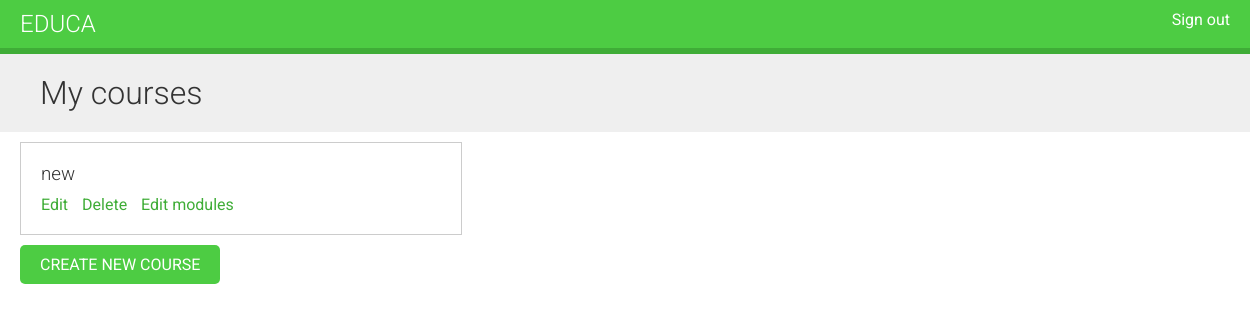
Page /courses/ (signed in) on the earlier database version.
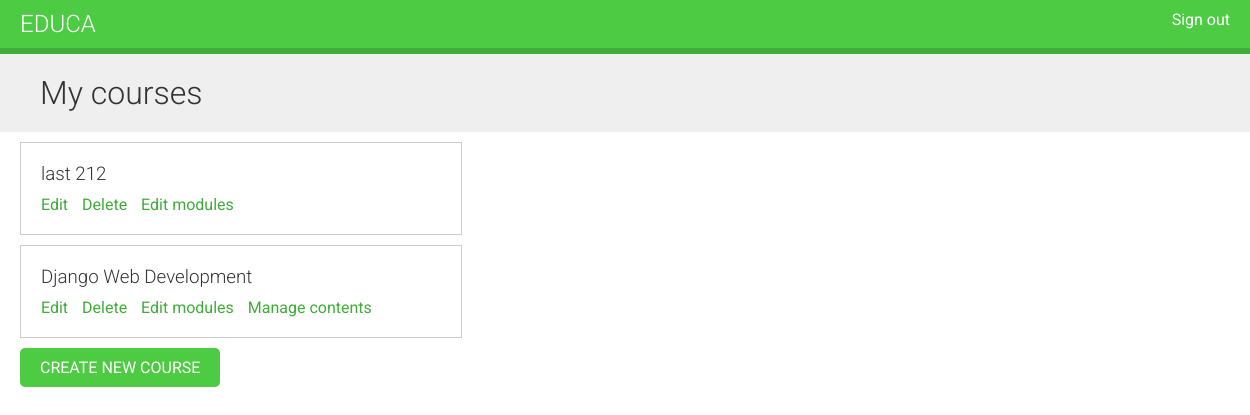
Same page on the later database version.
### courses/models.py (models this page shows, shortened)
class Course(models.Model):
    instructor = models.ForeignKey(settings.AUTH_USER_MODEL,on_delete=models.CASCADE,related_name="created_courses")
    subject = models.ForeignKey(Subject,on_delete=models.CASCADE,related_name='courses')
    title = models.CharField(max_length=200)
    slug = models.SlugField()
    overview = models.TextField(blank=True,null=True)
    created = models.DateTimeField(auto_now_add=True)
    updated = models.DateTimeField(auto_now=True)
    class Meta:
        ordering = ['-created']

### courses/views.py (the view)
# urls.py: path("courses/",views.CourseManageListView.as_view(),name="course-manage-list"),
class CourseManageListView(CourseOwnerMixin,ListView):
    template_name = "courses/manage/course/list.html"
    permission_required = "courses.view_course"

### courses/views.py (called while the page is built)
    def get_queryset(self):
        qs = super().get_queryset()
        return qs.filter(instructor=self.request.user)

### courses/templates/courses/manage/course/list.html (shortened to what this page needs)
{% extends "base.html" %}
{% block content %}
  <h1>My courses</h1>
  <div class="module">
    {% for course in object_list %}
      <div class="course-info">
        <h3>{{ course.title }}</h3>
        <p>
          <a href="{% url "courses:course-edit" course.id %}">Edit</a>
          <a href="{% url "courses:course-delete" course.id %}">Delete</a>
          <a href="{% url "courses:course-module-update" course.id %}">Edit modules</a>
          {% if course.modules.count > 0 %}
            <a href="{% url "courses:module-content-list" course.modules.first.id %}">
            Manage contents</a>
          {% endif %}
        </p>
      </div>
    {% empty %}
      <p>You haven't created any courses yet.</p>
    {% endfor %}
    <p>
      <a href="{% url "courses:course-create" %}" class="button">Create new course</a>
    </p>
  </div>
{% endblock %}

### courses/templates/base.html (shortened to what this page needs)
{% load static %}
<!DOCTYPE html>
<html>
<head>
  <link href="{% static "css/base.css" %}" rel="stylesheet">
</head>
<body>
  <div id="header">
    <a href="/" class="logo">Educa</a>
    <ul class="menu">
      {% if request.user.is_authenticated %}
        <li><a href="{% url "accounts:logout" %}">Sign out</a></li>
      {% else %}
        <li><a href="{% url "accounts:login" %}">Sign in</a></li>
      {% endif %}
    </ul>
  </div>
  <div id="content">
    {% block content %}
    {% endblock %}
  </div>
</body>
</html>

### courses/static/css/base.css (style rules this page uses)
body { margin:0; font-family:'Roboto', sans-serif; font-weight:400; color:#333; }
a { color:#3fad37; text-decoration:none; }
ul { float:left; }
h1, h2, h3, h4, h5, h6 { font-family:'Roboto', sans-serif; font-weight:300; }
h1 { background:#efefef; width:100%; overflow:auto; padding:20px 0 20px 40px; margin:0; }
.module { padding:10px 20px; float:left; width:600px; }
.module h3 { margin:20px 0 0; padding:0; width:100%; }
.module p { margin:10px 0 20px; width:100%; float:left; }
#header { background:#4dcc43; overflow:auto; padding:10px 20px; border-bottom:6px solid #3fad37; }
#header .logo { text-decoration:none; font-family:'Roboto', sans-serif; font-weight:300; text-transform:uppercase; font-size:24px; color:#fff; float:left; }
#header a { color:#fff; }
#header .menu { list-style:none; float:right; margin:0; padding:0; }
input[type=submit], a.button { border-radius:5px; background:#4dcc43; color:#fff; font-size:16px; text-transform:uppercase; border:none; padding:10px 20px; margin:20px 0; }
.course-info { border:1px solid #ccc; padding:0 20px; margin-bottom:10px; width:400px; overflow:auto; }
.course-info a { margin-right:10px; }

Differences in the rows shown:
added Course: title "last 212"
changed Course: title "new" → "Django Web Development"; now shows "Manage contents"
